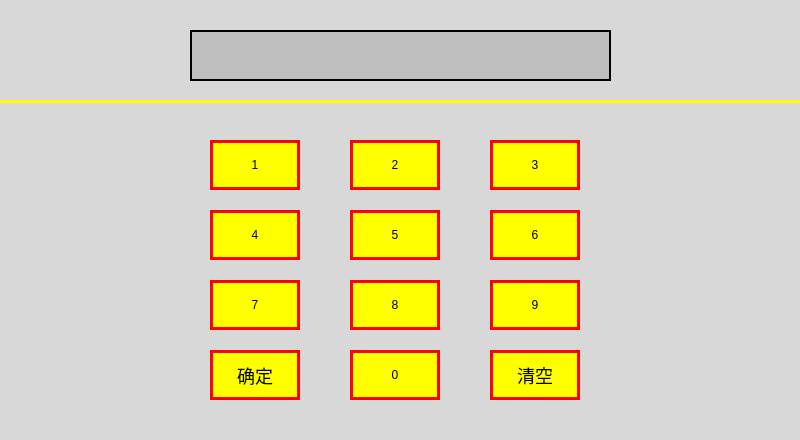
<?xml version="1.0" encoding="UTF-8"?>
<ui version="4.0">
 <class>VehicleSettingPage</class>
 <widget class="QWidget" name="VehicleSettingPage">
  <property name="geometry">
   <rect>
    <x>0</x>
    <y>0</y>
    <width>800</width>
    <height>440</height>
   </rect>
  </property>
  <property name="windowTitle">
   <string>Form</string>
  </property>
  <widget class="QLabel" name="VehicleSettingPage_background">
   <property name="geometry">
    <rect>
     <x>0</x>
     <y>0</y>
     <width>800</width>
     <height>440</height>
    </rect>
   </property>
   <property name="styleSheet">
    <string notr="true">background-color: rgb(216, 216, 216);</string>
   </property>
   <property name="text">
    <string/>
   </property>
   <property name="alignment">
    <set>Qt::AlignCenter</set>
   </property>
  </widget>
  <widget class="QPushButton" name="VSetting_Button_Num1">
   <property name="geometry">
    <rect>
     <x>210</x>
     <y>140</y>
     <width>90</width>
     <height>50</height>
    </rect>
   </property>
   <property name="focusPolicy">
    <enum>Qt::NoFocus</enum>
   </property>
   <property name="styleSheet">
    <string notr="true">font: 75 bold 18px &quot;微软雅黑&quot;;
background-color: rgb(255, 255, 0);
border:3px solid;
border-color: rgb(255, 0, 0);
</string>
   </property>
   <property name="text">
    <string>1</string>
   </property>
  </widget>
  <widget class="QPushButton" name="VSetting_Button_Num0">
   <property name="geometry">
    <rect>
     <x>350</x>
     <y>350</y>
     <width>90</width>
     <height>50</height>
    </rect>
   </property>
   <property name="focusPolicy">
    <enum>Qt::NoFocus</enum>
   </property>
   <property name="styleSheet">
    <string notr="true">font: 75 bold 18px &quot;微软雅黑&quot;;
background-color: rgb(255, 255, 0);
border:3px solid;
border-color: rgb(255, 0, 0);
</string>
   </property>
   <property name="text">
    <string>0</string>
   </property>
  </widget>
  <widget class="QPushButton" name="VSetting_Button_Num2">
   <property name="geometry">
    <rect>
     <x>350</x>
     <y>140</y>
     <width>90</width>
     <height>50</height>
    </rect>
   </property>
   <property name="focusPolicy">
    <enum>Qt::NoFocus</enum>
   </property>
   <property name="styleSheet">
    <string notr="true">font: 75 bold 18px &quot;微软雅黑&quot;;
background-color: rgb(255, 255, 0);
border:3px solid;
border-color: rgb(255, 0, 0);
</string>
   </property>
   <property name="text">
    <string>2</string>
   </property>
  </widget>
  <widget class="QPushButton" name="VSetting_Button_Num5">
   <property name="geometry">
    <rect>
     <x>350</x>
     <y>210</y>
     <width>90</width>
     <height>50</height>
    </rect>
   </property>
   <property name="focusPolicy">
    <enum>Qt::NoFocus</enum>
   </property>
   <property name="styleSheet">
    <string notr="true">font: 75 bold 18px &quot;微软雅黑&quot;;
background-color: rgb(255, 255, 0);
border:3px solid;
border-color: rgb(255, 0, 0);
</string>
   </property>
   <property name="text">
    <string>5</string>
   </property>
  </widget>
  <widget class="QPushButton" name="VSetting_Button_Num3">
   <property name="geometry">
    <rect>
     <x>490</x>
     <y>140</y>
     <width>90</width>
     <height>50</height>
    </rect>
   </property>
   <property name="focusPolicy">
    <enum>Qt::NoFocus</enum>
   </property>
   <property name="styleSheet">
    <string notr="true">font: 75 bold 18px &quot;微软雅黑&quot;;
background-color: rgb(255, 255, 0);
border:3px solid;
border-color: rgb(255, 0, 0);
</string>
   </property>
   <property name="text">
    <string>3</string>
   </property>
  </widget>
  <widget class="QPushButton" name="VSetting_Button_Num4">
   <property name="geometry">
    <rect>
     <x>210</x>
     <y>210</y>
     <width>90</width>
     <height>50</height>
    </rect>
   </property>
   <property name="focusPolicy">
    <enum>Qt::NoFocus</enum>
   </property>
   <property name="styleSheet">
    <string notr="true">font: 75 bold 18px &quot;微软雅黑&quot;;
background-color: rgb(255, 255, 0);
border:3px solid;
border-color: rgb(255, 0, 0);
</string>
   </property>
   <property name="text">
    <string>4</string>
   </property>
  </widget>
  <widget class="QPushButton" name="VSetting_Button_Num8">
   <property name="geometry">
    <rect>
     <x>350</x>
     <y>280</y>
     <width>90</width>
     <height>50</height>
    </rect>
   </property>
   <property name="focusPolicy">
    <enum>Qt::NoFocus</enum>
   </property>
   <property name="styleSheet">
    <string notr="true">font: 75 bold 18px &quot;微软雅黑&quot;;
background-color: rgb(255, 255, 0);
border:3px solid;
border-color: rgb(255, 0, 0);
</string>
   </property>
   <property name="text">
    <string>8</string>
   </property>
  </widget>
  <widget class="QPushButton" name="VSetting_Button_Num6">
   <property name="geometry">
    <rect>
     <x>490</x>
     <y>210</y>
     <width>90</width>
     <height>50</height>
    </rect>
   </property>
   <property name="focusPolicy">
    <enum>Qt::NoFocus</enum>
   </property>
   <property name="styleSheet">
    <string notr="true">font: 75 bold 18px &quot;微软雅黑&quot;;
background-color: rgb(255, 255, 0);
border:3px solid;
border-color: rgb(255, 0, 0);
</string>
   </property>
   <property name="text">
    <string>6</string>
   </property>
  </widget>
  <widget class="QPushButton" name="VSetting_Button_Num7">
   <property name="geometry">
    <rect>
     <x>210</x>
     <y>280</y>
     <width>90</width>
     <height>50</height>
    </rect>
   </property>
   <property name="focusPolicy">
    <enum>Qt::NoFocus</enum>
   </property>
   <property name="styleSheet">
    <string notr="true">font: 75 bold 18px &quot;微软雅黑&quot;;
background-color: rgb(255, 255, 0);
border:3px solid;
border-color: rgb(255, 0, 0);
</string>
   </property>
   <property name="text">
    <string>7</string>
   </property>
  </widget>
  <widget class="QPushButton" name="VSetting_Button_Num9">
   <property name="geometry">
    <rect>
     <x>490</x>
     <y>280</y>
     <width>90</width>
     <height>50</height>
    </rect>
   </property>
   <property name="focusPolicy">
    <enum>Qt::NoFocus</enum>
   </property>
   <property name="styleSheet">
    <string notr="true">font: 75 bold 18px &quot;微软雅黑&quot;;
background-color: rgb(255, 255, 0);
border:3px solid;
border-color: rgb(255, 0, 0);
</string>
   </property>
   <property name="text">
    <string>9</string>
   </property>
  </widget>
  <widget class="QPushButton" name="VSetting_Button_clear">
   <property name="geometry">
    <rect>
     <x>490</x>
     <y>350</y>
     <width>90</width>
     <height>50</height>
    </rect>
   </property>
   <property name="focusPolicy">
    <enum>Qt::NoFocus</enum>
   </property>
   <property name="styleSheet">
    <string notr="true">font: 75  18px ;
background-color: rgb(255, 255, 0);
border:3px solid;
border-color: rgb(255, 0, 0);
</string>
   </property>
   <property name="text">
    <string>清空</string>
   </property>
  </widget>
  <widget class="QPushButton" name="VSetting_Button_confirm">
   <property name="geometry">
    <rect>
     <x>210</x>
     <y>350</y>
     <width>90</width>
     <height>50</height>
    </rect>
   </property>
   <property name="focusPolicy">
    <enum>Qt::NoFocus</enum>
   </property>
   <property name="styleSheet">
    <string notr="true">font: 75  18px ;
background-color: rgb(255, 255, 0);
border:3px solid;
border-color: rgb(255, 0, 0);
</string>
   </property>
   <property name="text">
    <string>确定</string>
   </property>
  </widget>
  <widget class="QLabel" name="VSetting_Label_LIne1">
   <property name="geometry">
    <rect>
     <x>0</x>
     <y>100</y>
     <width>800</width>
     <height>3</height>
    </rect>
   </property>
   <property name="styleSheet">
    <string notr="true">background-color: rgb(255, 255, 0);</string>
   </property>
   <property name="text">
    <string/>
   </property>
  </widget>
  <widget class="QLabel" name="VSetting_Label_Password">
   <property name="geometry">
    <rect>
     <x>190</x>
     <y>30</y>
     <width>421</width>
     <height>51</height>
    </rect>
   </property>
   <property name="styleSheet">
    <string notr="true">font: 75 24px ;
border:2px solid;
border-color: rgb(0, 0, 0);
background-color: rgb(191, 191, 191);
</string>
   </property>
   <property name="text">
    <string/>
   </property>
   <property name="alignment">
    <set>Qt::AlignCenter</set>
   </property>
  </widget>
 </widget>
 <resources/>
 <connections/>
</ui>
